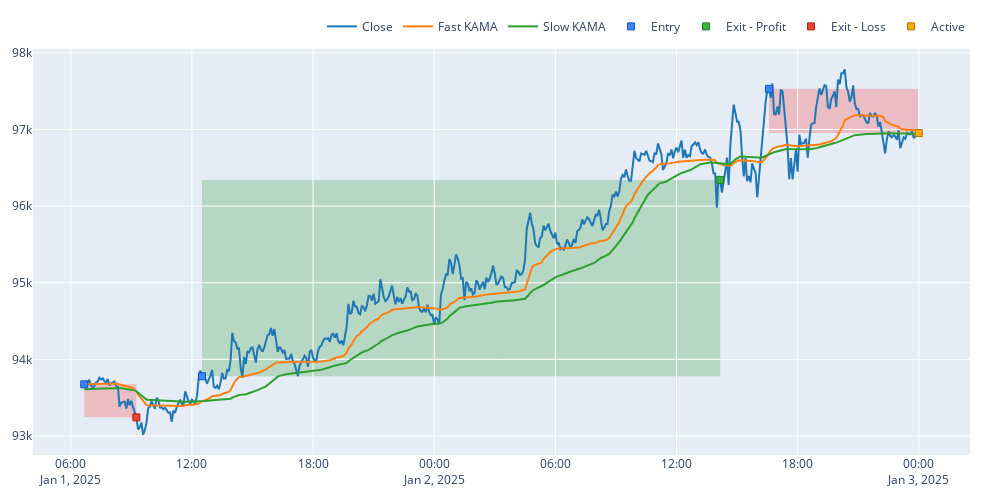
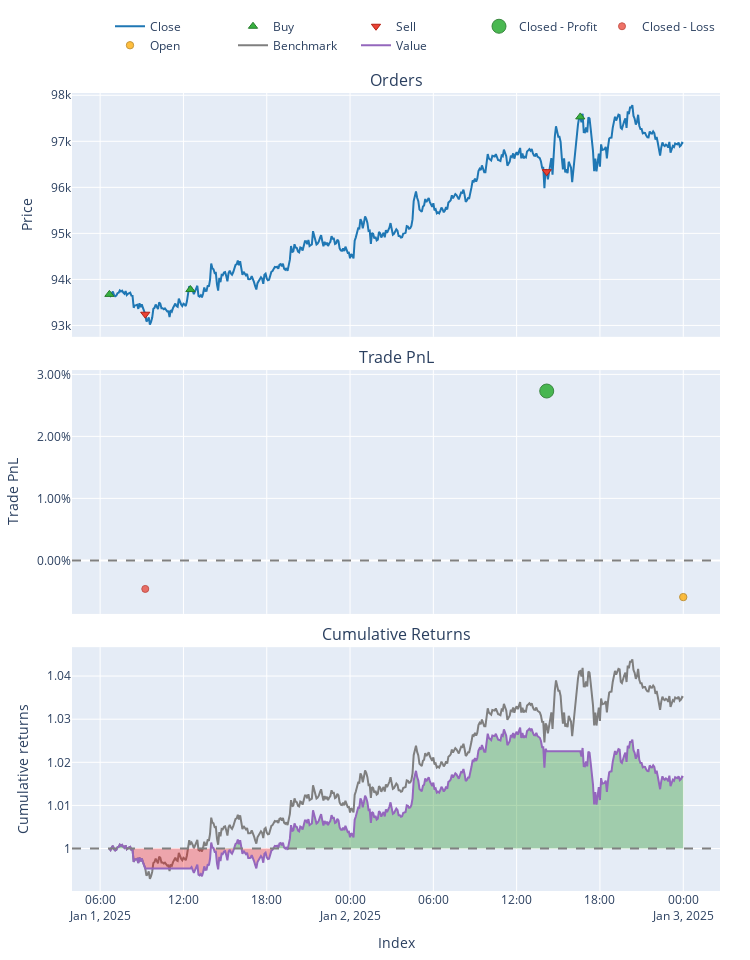

The notebook cell saved with these charts, in order:
### Code cell
#pf.positions.plot()
strategy.viz()

### Figure 1 — Plotly figure (JSON) as saved in the notebook; plotly's stock layout.template omitted (floating-point values rounded to 4 significant figures; data arrays with more than 128 entries replaced by an {"elided": "..."} marker saying what was removed)
{"data": [{"name": "Close", "showlegend": true, "type": "scatter", "uid": "909f50b6-4ef3-4056-a85d-a8ebf041661f", "x": {"elided": "497 str values"}, "y": {"elided": "497 float values"}}, {"name": "Fast KAMA", "showlegend": true, "type": "scatter", "uid": "42652f6b-9d6e-499e-acd7-70ba7cfddf8f", "x": {"elided": "497 str values"}, "y": {"elided": "497 float values"}}, {"name": "Slow KAMA", "showlegend": true, "type": "scatter", "uid": "4370809e-d4e4-4b8c-90e6-ead5b6aa4e43", "x": {"elided": "497 str values"}, "y": {"elided": "497 float values"}}, {"line": {"color": "#1f77b4"}, "name": "Close", "showlegend": true, "type": "scatter", "uid": "30799cb3-7422-4a47-b99f-9668782d8259", "visible": false, "x": {"elided": "497 str values"}, "y": {"elided": "497 float values"}}, {"customdata": [[0, 0.001068, 0, "Long"], [1, 0.001061, 0, "Long"], [2, 0.001048, 0, "Long"]], "hovertemplate": "Position Id: %{customdata[0]}<br>Size: %{customdata[1]:.6f}<br>Entry Timestamp: %{x}<br>Avg Entry Price: %{y}<br>Entry Fees: %{customdata[2]:.6f}<br>Direction: %{customdata[3]}", "marker": {"color": "#4285F4", "line": {"color": "rgb(11,84,205)", "width": 1}, "size": 7, "symbol": "square"}, "mode": "markers", "name": "Entry", "type": "scatter", "uid": "678c6ba6-7244-492f-a974-d8308cf883e2", "x": ["2025-01-01T06:40:00", "2025-01-01T12:30:00", "2025-01-02T16:35:00"], "y": [93670.0, 93780.0, 97530]}, {"customdata": [[1, 0.001061, 0, 2.719, 0.02731, "Long", "1 days 01:40:00"]], "hovertemplate": "Position Id: %{customdata[0]}<br>Size: %{customdata[1]:.6f}<br>Exit Timestamp: %{x}<br>Avg Exit Price: %{y}<br>Exit Fees: %{customdata[2]:.6f}<br>PnL: %{customdata[3]:.6f}<br>Return: %{customdata[4]:.2%}<br>Direction: %{customdata[5]}<br>Duration: %{customdata[6]}", "marker": {"color": "#37B13F", "line": {"color": "rgb(38,123,44)", "width": 1}, "size": 7, "symbol": "square"}, "mode": "markers", "name": "Exit - Profit", "type": "scatter", "uid": "7b2bd7fb-a45b-4b80-a3ed-7845f1959519", "x": ["2025-01-02T14:10:00"], "y": [96340.0]}, {"customdata": [[0, 0.001068, 0, -0.4603, -0.004603, "Long", "0 days 02:35:00"]], "hovertemplate": "Position Id: %{customdata[0]}<br>Size: %{customdata[1]:.6f}<br>Exit Timestamp: %{x}<br>Avg Exit Price: %{y}<br>Exit Fees: %{customdata[2]:.6f}<br>PnL: %{customdata[3]:.6f}<br>Return: %{customdata[4]:.2%}<br>Direction: %{customdata[5]}<br>Duration: %{customdata[6]}", "marker": {"color": "#EA4335", "line": {"color": "rgb(181,31,18)", "width": 1}, "size": 7, "symbol": "square"}, "mode": "markers", "name": "Exit - Loss", "type": "scatter", "uid": "92a7632c-ab26-47b0-b9a1-42c052945d79", "x": ["2025-01-01T09:15:00"], "y": [93240.0]}, {"customdata": [[2, 0.001048, 0, -0.6055, -0.005921, "Long", "0 days 07:30:00"]], "hovertemplate": "Position Id: %{customdata[0]}<br>Size: %{customdata[1]:.6f}<br>Exit Timestamp: %{x}<br>Avg Exit Price: %{y}<br>Exit Fees: %{customdata[2]:.6f}<br>PnL: %{customdata[3]:.6f}<br>Return: %{customdata[4]:.2%}<br>Direction: %{customdata[5]}<br>Duration: %{customdata[6]}", "marker": {"color": "#FFAA00", "line": {"color": "rgb(178,118,0)", "width": 1}, "size": 7, "symbol": "square"}, "mode": "markers", "name": "Active", "type": "scatter", "uid": "b1518204-04cb-4c8a-b5fd-d6f637961e4b", "x": ["2025-01-03T00:00:00"], "y": [96950.0]}], "layout": {"height": 500, "legend": {"orientation": "h", "traceorder": "normal", "x": 1, "xanchor": "right", "y": 1.02, "yanchor": "bottom"}, "margin": {"b": 30, "l": 30, "r": 30, "t": 30}, "shapes": [{"fillcolor": "green", "layer": "below", "line": {"width": 0}, "opacity": 0.2, "type": "rect", "x0": "2025-01-01T12:30:00", "x1": "2025-01-02T14:10:00", "xref": "x", "y0": 93780.0, "y1": 96340.0, "yref": "y"}, {"fillcolor": "red", "layer": "below", "line": {"width": 0}, "opacity": 0.2, "type": "rect", "x0": "2025-01-01T06:40:00", "x1": "2025-01-01T09:15:00", "xref": "x", "y0": 93670.0, "y1": 93240.0, "yref": "y"}, {"fillcolor": "red", "layer": "below", "line": {"width": 0}, "opacity": 0.2, "type": "rect", "x0": "2025-01-02T16:35:00", "x1": "2025-01-03T00:00:00", "xref": "x", "y0": 97530, "y1": 96950.0, "yref": "y"}], "width": 1000}}

### Figure 2 — Plotly figure (JSON) as saved in the notebook; plotly's stock layout.template omitted (floating-point values rounded to 4 significant figures; data arrays with more than 128 entries replaced by an {"elided": "..."} marker saying what was removed)
{"data": [{"legendgroup": "0", "line": {"color": "#1f77b4"}, "name": "Close", "showlegend": true, "type": "scatter", "uid": "ef6b793f-7dd9-463b-b234-c8ed764aa72e", "x": {"elided": "497 str values"}, "xaxis": "x", "y": {"elided": "497 float values"}, "yaxis": "y"}, {"customdata": [[0, 0.001068, 0], [2, 0.001061, 0], [4, 0.001048, 0]], "hovertemplate": "Order Id: %{customdata[0]}<br>Timestamp: %{x}<br>Price: %{y}<br>Size: %{customdata[1]:.6f}<br>Fees: %{customdata[2]:.6f}", "legendgroup": "1", "marker": {"color": "#37B13F", "line": {"color": "rgb(38,123,44)", "width": 1}, "size": 8, "symbol": "triangle-up"}, "mode": "markers", "name": "Buy", "type": "scatter", "uid": "1f27ec0b-29e5-470a-9016-e5e35809ccdb", "x": ["2025-01-01T06:40:00", "2025-01-01T12:30:00", "2025-01-02T16:35:00"], "xaxis": "x", "y": [93670.0, 93780.0, 97530], "yaxis": "y"}, {"customdata": [[1, 0.001068, 0], [3, 0.001061, 0]], "hovertemplate": "Order Id: %{customdata[0]}<br>Timestamp: %{x}<br>Price: %{y}<br>Size: %{customdata[1]:.6f}<br>Fees: %{customdata[2]:.6f}", "legendgroup": "2", "marker": {"color": "#EA4335", "line": {"color": "rgb(181,31,18)", "width": 1}, "size": 8, "symbol": "triangle-down"}, "mode": "markers", "name": "Sell", "type": "scatter", "uid": "11d502b5-3619-493a-8c1a-d874c3f7ee65", "x": ["2025-01-01T09:15:00", "2025-01-02T14:10:00"], "xaxis": "x", "y": [93240.0, 96340.0], "yaxis": "y"}, {"customdata": [[1, 1, 2.719, 0.02731]], "hovertemplate": "Exit Trade Id: %{customdata[0]}<br>Position Id: %{customdata[1]}<br>Exit Timestamp: %{x}<br>PnL: %{customdata[2]:.6f}<br>Return: %{customdata[3]:.2%}", "legendgroup": "3", "marker": {"color": "#37B13F", "line": {"color": "rgb(38,123,44)", "width": 1}, "opacity": [0.9], "size": [14], "symbol": "circle"}, "mode": "markers", "name": "Closed - Profit", "type": "scatter", "uid": "b069adcb-485d-4d38-b341-343d39ca0a41", "x": ["2025-01-02T14:10:00"], "xaxis": "x2", "y": [0.02731], "yaxis": "y2"}, {"customdata": [[0, 0, -0.4603, -0.004603]], "hovertemplate": "Exit Trade Id: %{customdata[0]}<br>Position Id: %{customdata[1]}<br>Exit Timestamp: %{x}<br>PnL: %{customdata[2]:.6f}<br>Return: %{customdata[3]:.2%}", "legendgroup": "4", "marker": {"color": "#EA4335", "line": {"color": "rgb(181,31,18)", "width": 1}, "opacity": [0.75], "size": [7], "symbol": "circle"}, "mode": "markers", "name": "Closed - Loss", "type": "scatter", "uid": "4e41ec26-4bc8-4cd8-a39e-c729eb4768c0", "x": ["2025-01-01T09:15:00"], "xaxis": "x2", "y": [-0.004603], "yaxis": "y2"}, {"customdata": [[2, 2, -0.6055, -0.005921]], "hovertemplate": "Exit Trade Id: %{customdata[0]}<br>Position Id: %{customdata[1]}<br>Exit Timestamp: %{x}<br>PnL: %{customdata[2]:.6f}<br>Return: %{customdata[3]:.2%}", "legendgroup": "5", "marker": {"color": "#FFAA00", "line": {"color": "rgb(178,118,0)", "width": 1}, "opacity": [0.7587], "size": [7.406], "symbol": "circle"}, "mode": "markers", "name": "Open", "type": "scatter", "uid": "c14d73f0-c688-4897-a7d0-b48f161dd7ee", "x": ["2025-01-03T00:00:00"], "xaxis": "x2", "y": [-0.005921], "yaxis": "y2"}, {"legendgroup": "6", "line": {"color": "#7f7f7f"}, "name": "Benchmark", "showlegend": true, "type": "scatter", "uid": "18f07ad2-9517-4a97-ad71-3ffecca4d408", "x": {"elided": "497 str values"}, "xaxis": "x3", "y": {"elided": "497 float values"}, "yaxis": "y3"}, {"hoverinfo": "skip", "legendgroup": "7", "line": {"color": "rgba(0, 0, 0, 0)", "width": 0}, "opacity": 0, "showlegend": false, "type": "scatter", "uid": "58408eb8-c9b3-4e50-b278-7d803a5682d0", "x": {"elided": "497 str values"}, "xaxis": "x3", "y": {"elided": "497 int values"}, "yaxis": "y3"}, {"connectgaps": false, "fill": "tonexty", "fillcolor": "rgba(0, 128, 0, 0.3)", "hoverinfo": "skip", "legendgroup": "7", "line": {"color": "rgba(0, 0, 0, 0)", "width": 0}, "opacity": 0, "showlegend": false, "type": "scatter", "uid": "d9e9d210-4316-4144-bdea-1397059c7888", "x": {"elided": "497 str values"}, "xaxis": "x3", "y": {"elided": "497 float values"}, "yaxis": "y3"}, {"hoverinfo": "skip", "legendgroup": "7", "line": {"color": "rgba(0, 0, 0, 0)", "width": 0}, "opacity": 0, "showlegend": false, "type": "scatter", "uid": "aeb5e7c7-e997-4d71-97b6-87701ad26196", "x": {"elided": "497 str values"}, "xaxis": "x3", "y": {"elided": "497 int values"}, "yaxis": "y3"}, {"connectgaps": false, "fill": "tonexty", "fillcolor": "rgba(255, 0, 0, 0.3)", "hoverinfo": "skip", "legendgroup": "7", "line": {"color": "rgba(0, 0, 0, 0)", "width": 0}, "opacity": 0, "showlegend": false, "type": "scatter", "uid": "abbb0498-193c-4400-9c10-b90c0d87f6ae", "x": {"elided": "497 str values"}, "xaxis": "x3", "y": {"elided": "497 float values"}, "yaxis": "y3"}, {"legendgroup": "8", "line": {"color": "#9467bd"}, "name": "Value", "showlegend": true, "type": "scatter", "uid": "d7287850-df56-4a0d-a0d6-930b48edc01b", "x": {"elided": "497 str values"}, "xaxis": "x3", "y": {"elided": "497 float values"}, "yaxis": "y3"}, {"hoverinfo": "skip", "legendgroup": "7", "line": {"color": "rgba(0, 0, 0, 0)", "width": 0}, "opacity": 0, "showlegend": false, "type": "scatter", "uid": "9ed1c31e-51f3-47fb-89b6-75229953fe65", "x": {"elided": "497 str values"}, "xaxis": "x3", "y": {"elided": "497 int values"}, "yaxis": "y3"}], "layout": {"annotations": [{"font": {"size": 16}, "showarrow": false, "text": "Orders", "x": 0.5, "xanchor": "center", "xref": "paper", "y": 1, "yanchor": "bottom", "yref": "paper"}, {"font": {"size": 16}, "showarrow": false, "text": "Trade PnL", "x": 0.5, "xanchor": "center", "xref": "paper", "y": 0.6528, "yanchor": "bottom", "yref": "paper"}, {"font": {"size": 16}, "showarrow": false, "text": "Cumulative Returns", "x": 0.5, "xanchor": "center", "xref": "paper", "y": 0.3056, "yanchor": "bottom", "yref": "paper"}], "height": 960, "legend": {"orientation": "h", "traceorder": "normal", "x": 1, "xanchor": "right", "y": 1.042, "yanchor": "bottom"}, "margin": {"b": 30, "l": 30, "r": 30, "t": 30}, "shapes": [{"line": {"color": "gray", "dash": "dash"}, "type": "line", "x0": 0, "x1": 1, "xref": "paper", "y0": 0, "y1": 0, "yref": "y2"}, {"line": {"color": "gray", "dash": "dash"}, "type": "line", "x0": 0, "x1": 1, "xref": "paper", "y0": 1, "y1": 1, "yref": "y3"}], "showlegend": true, "width": 750, "xaxis": {"anchor": "y", "domain": [0, 1], "matches": "x3", "showticklabels": false}, "xaxis2": {"anchor": "y2", "domain": [0, 1], "matches": "x3", "showticklabels": false}, "xaxis3": {"anchor": "y3", "domain": [0, 1], "title": {"text": "Index"}}, "yaxis": {"anchor": "x", "domain": [0.6944, 1], "title": {"text": "Price"}}, "yaxis2": {"anchor": "x2", "domain": [0.3472, 0.6528], "tickformat": ".2%", "title": {"text": "Trade PnL"}}, "yaxis3": {"anchor": "x3", "domain": [0, 0.3056], "title": {"text": "Cumulative returns"}}}}
